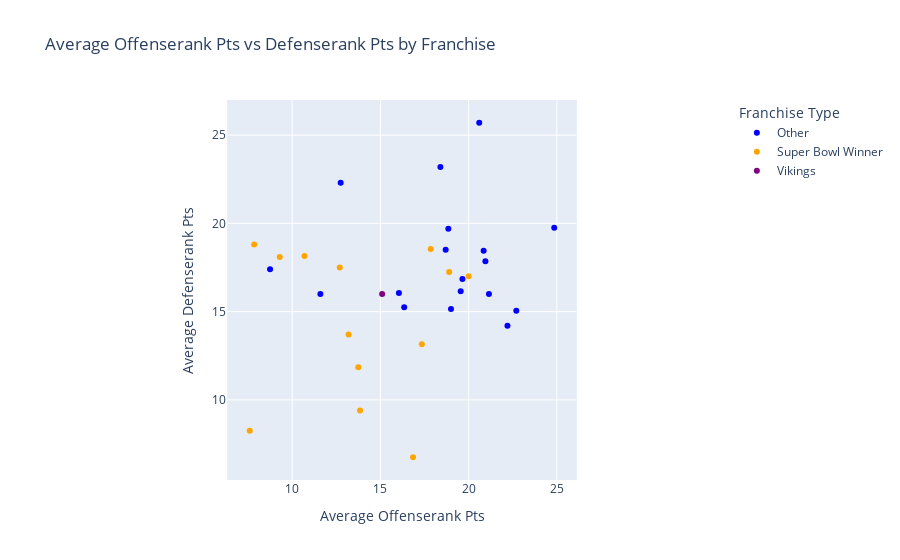

Write notebook code for a chart like this one.
### Code cell
import pandas as pd
import plotly.express as px

# Load your DataFrame (assuming df is already loaded)
# df = pd.read_csv('your_file.csv')  # Uncomment and modify if needed

# Ensure 'Offenserank Pts' and 'Defenserank Pts' are numeric
df['Offenserank Pts'] = pd.to_numeric(df['Offenserank Pts'], errors='coerce').fillna(0)
df['Defenserank Pts'] = pd.to_numeric(df['Defenserank Pts'], errors='coerce').fillna(0)

# Calculate the average Offenserank Pts and Defenserank Pts by franchise
avg_stats = df.groupby('Team')[['Offenserank Pts', 'Defenserank Pts']].mean().reset_index()

# Identify Super Bowl-winning franchises
super_bowl_winners = df[df['Super Bowl Winner'] == True]['Team'].unique()

# Create a column to identify the type of franchise
avg_stats['Franchise Type'] = avg_stats['Team'].apply(
    lambda x: 'Vikings' if x == 'Vikings' else ('Super Bowl Winner' if x in super_bowl_winners else 'Other')
)

# Create the scatter plot
fig = px.scatter(avg_stats, x='Offenserank Pts', y='Defenserank Pts', color='Franchise Type',
                 color_discrete_map={'Vikings': 'purple', 'Super Bowl Winner': 'orange', 'Other': 'blue'},
                 title='Average Offenserank Pts vs Defenserank Pts by Franchise',
                 labels={'Offenserank Pts': 'Average Offenserank Pts', 'Defenserank Pts': 'Average Defenserank Pts'},
                 hover_data=['Team'])

# Update layout to ensure the plot is a square
fig.update_layout(
    legend_title_text='Franchise Type',
    xaxis=dict(constrain='domain'),
    yaxis=dict(scaleanchor='x', scaleratio=1)
)

# Show the plot
fig.show()

### Figure 1 — Plotly figure (JSON) as saved in the notebook; plotly's stock layout.template omitted (floating-point values rounded to 4 significant figures)
{"data": [{"customdata": [["49ers"], ["Bears"], ["Bengals"], ["Bills"], ["Browns"], ["Cardinals"], ["Chargers"], ["Commanders"], ["Cowboys"], ["Dolphins"], ["Falcons"], ["Jaguars"], ["Jets"], ["Lions"], ["Panthers"], ["Raiders"], ["Texans"], ["Titans"]], "hovertemplate": "Franchise Type=Other<br>Average Offenserank Pts=%{x}<br>Average Defenserank Pts=%{y}<br>Team=%{customdata[0]}<extra></extra>", "legendgroup": "Other", "marker": {"color": "blue", "symbol": "circle"}, "mode": "markers", "name": "Other", "orientation": "v", "showlegend": true, "type": "scatter", "x": [19.55, 22.2, 16.05, 19, 24.85, 19.65, 8.75, 20.95, 11.6, 21.15, 12.75, 20.85, 22.7, 18.4, 16.35, 20.6, 18.85, 18.7], "xaxis": "x", "y": [16.15, 14.2, 16.05, 15.15, 19.75, 16.85, 17.4, 17.85, 16, 16, 22.3, 18.45, 15.05, 23.2, 15.25, 25.7, 19.7, 18.5], "yaxis": "y"}, {"customdata": [["Broncos"], ["Buccaneers"], ["Chiefs"], ["Colts"], ["Eagles"], ["Giants"], ["Packers"], ["Patriots"], ["Rams"], ["Ravens"], ["Saints"], ["Seahawks"], ["Steelers"]], "hovertemplate": "Franchise Type=Super Bowl Winner<br>Average Offenserank Pts=%{x}<br>Average Defenserank Pts=%{y}<br>Team=%{customdata[0]}<extra></extra>", "legendgroup": "Super Bowl Winner", "marker": {"color": "orange", "symbol": "circle"}, "mode": "markers", "name": "Super Bowl Winner", "orientation": "v", "showlegend": true, "type": "scatter", "x": [17.35, 18.9, 12.7, 10.7, 13.2, 17.85, 9.3, 7.6, 20, 16.85, 7.85, 13.75, 13.85], "xaxis": "x", "y": [13.15, 17.25, 17.5, 18.15, 13.7, 18.55, 18.1, 8.25, 17, 6.75, 18.8, 11.85, 9.4], "yaxis": "y"}, {"customdata": [["Vikings"]], "hovertemplate": "Franchise Type=Vikings<br>Average Offenserank Pts=%{x}<br>Average Defenserank Pts=%{y}<br>Team=%{customdata[0]}<extra></extra>", "legendgroup": "Vikings", "marker": {"color": "purple", "symbol": "circle"}, "mode": "markers", "name": "Vikings", "orientation": "v", "showlegend": true, "type": "scatter", "x": [15.1], "xaxis": "x", "y": [16], "yaxis": "y"}], "layout": {"legend": {"title": {"text": "Franchise Type"}, "tracegroupgap": 0}, "title": {"text": "Average Offenserank Pts vs Defenserank Pts by Franchise"}, "xaxis": {"anchor": "y", "constrain": "domain", "domain": [0, 1], "title": {"text": "Average Offenserank Pts"}}, "yaxis": {"anchor": "x", "domain": [0, 1], "scaleanchor": "x", "scaleratio": 1, "title": {"text": "Average Defenserank Pts"}}}}
